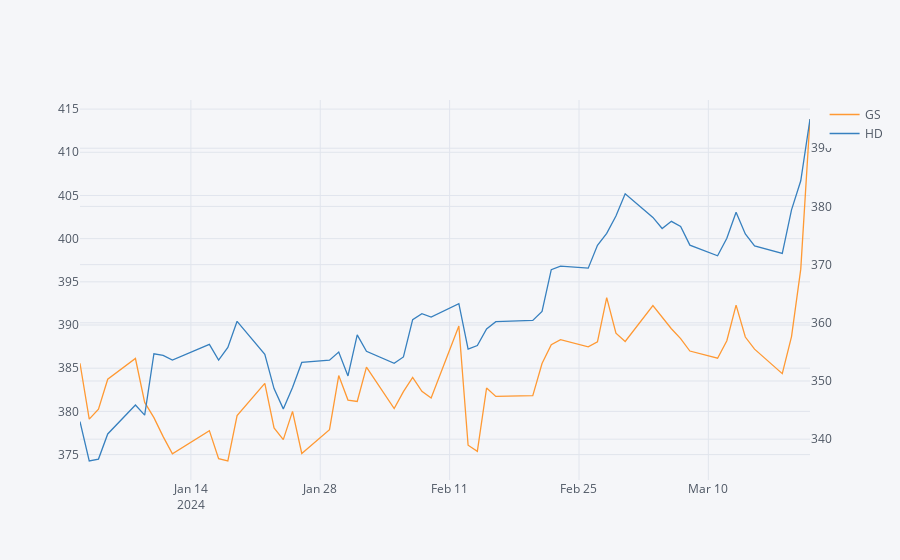

The code cell stored with this chart in its notebook:
### Code cell
# Plotting Selected Stock
df4[['GS', 'HD']].iplot(secondary_y='HD')
